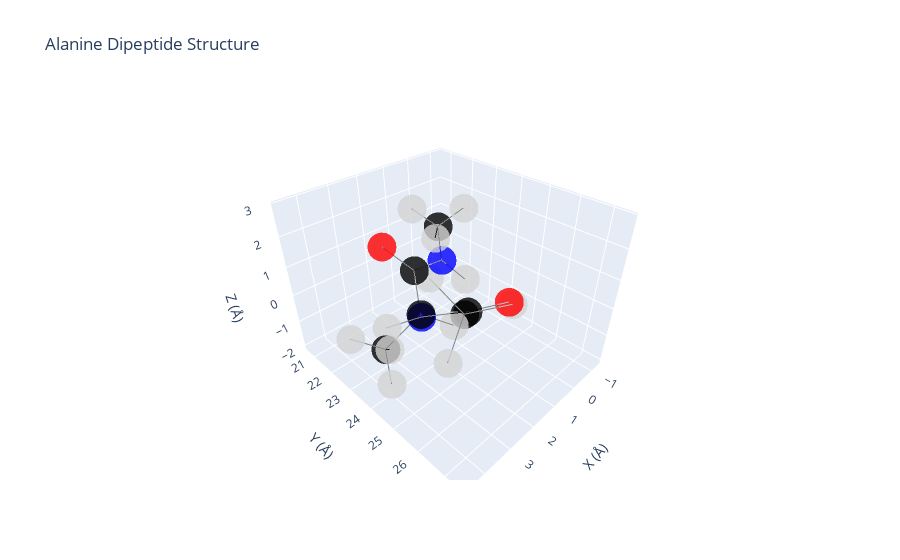

Here is the notebook cell this chart was saved with:
### Code cell
def pdb_to_xyz(pdbfile):
    """Convert PDB file to xyz coordinates, atom types, and atom info"""
    parser = PDBParser(QUIET=True)
    structure = parser.get_structure('protein', pdbfile)
    
    # Get coordinates, atom types and atom info
    coords = []
    atom_types = []
    atom_info = []
    
    for model in structure:
        for chain in model:
            for residue in chain:
                for atom in residue:
                    coords.append(atom.get_coord())
                    atom_types.append(atom.element)
                    atom_info.append(f"{atom.get_name()} from {residue.get_resname()} (residue {residue.get_id()[1]})")
                    
    coords = np.array(coords)
    
    return coords, atom_types, atom_info

def find_bonds(coords, atom_types, max_dist=2.0):
    """Find bonds between atoms based on distance criteria"""
    bonds = []
    n_atoms = len(coords)
    
    # Typical bond lengths (in Angstroms)
    bond_lengths = {
        ('C', 'C'): 1.54,
        ('C', 'N'): 1.47,
        ('C', 'O'): 1.43,
        ('C', 'H'): 1.09,
        ('N', 'H'): 1.01,
        ('O', 'H'): 0.96
    }
    
    # Make bond lengths symmetric
    for (a1, a2), dist in list(bond_lengths.items()):
        bond_lengths[(a2, a1)] = dist
    
    # Calculate distances between all pairs of atoms
    for i in range(n_atoms):
        for j in range(i+1, n_atoms):
            # Skip if both atoms are hydrogen
            if atom_types[i] == 'H' and atom_types[j] == 'H':
                continue
                
            dist = np.linalg.norm(coords[i] - coords[j])
            
            # Get expected bond length
            expected_length = bond_lengths.get((atom_types[i], atom_types[j]), 1.5)
            
            # Add bond if distance is within tolerance of expected length
            if dist < expected_length * 1.3:  # 30% tolerance
                bonds.append((i, j))
                
    return bonds

# Convert PDB to xyz coordinates
coords, atom_types, atom_info = pdb_to_xyz("alanine_dipeptide_nowater.pdb")

# Find bonds
bonds = find_bonds(coords, atom_types)

# Save coordinates to xyz file
with open('alanine_dipeptide.xyz', 'w') as f:
    f.write(f"{len(coords)}\n")
    f.write("Alanine dipeptide structure\n")
    for atom_type, coord in zip(atom_types, coords):
        f.write(f"{atom_type:2s} {coord[0]:10.6f} {coord[1]:10.6f} {coord[2]:10.6f}\n")

### Figure 1 — Plotly figure (JSON) as saved in the notebook; plotly's stock layout.template omitted (floating-point values rounded to 4 significant figures)
{"data": [{"hoverinfo": "text", "marker": {"color": ["lightgray", "black", "lightgray", "lightgray", "black", "red", "blue", "lightgray", "black", "lightgray", "black", "lightgray", "lightgray", "lightgray", "black", "red", "blue", "lightgray", "black", "lightgray", "lightgray", "lightgray"], "opacity": 0.8, "size": 10}, "mode": "markers", "text": ["Atom 0: HH31 from ACE (residue 1)", "Atom 1: CH3 from ACE (residue 1)", "Atom 2: HH32 from ACE (residue 1)", "Atom 3: HH33 from ACE (residue 1)", "Atom 4: C from ACE (residue 1)", "Atom 5: O from ACE (residue 1)", "Atom 6: N from ALA (residue 2)", "Atom 7: H from ALA (residue 2)", "Atom 8: CA from ALA (residue 2)", "Atom 9: HA from ALA (residue 2)", "Atom 10: CB from ALA (residue 2)", "Atom 11: HB1 from ALA (residue 2)", "Atom 12: HB2 from ALA (residue 2)", "Atom 13: HB3 from ALA (residue 2)", "Atom 14: C from ALA (residue 2)", "Atom 15: O from ALA (residue 2)", "Atom 16: N from NME (residue 3)", "Atom 17: H from NME (residue 3)", "Atom 18: CH3 from NME (residue 3)", "Atom 19: HH31 from NME (residue 3)", "Atom 20: HH32 from NME (residue 3)", "Atom 21: HH33 from NME (residue 3)"], "type": "scatter3d", "x": [3.225, 3.72, 4.088, 4.557, 2.77, 1.6, 3.27, 4.259, 2.48, 1.733, 3.47, 4.219, 2.922, 3.963, 1.73, 2.34, 0.4, -0.008, -0.47, 0.112, -1.29, -0.873], "y": [27.43, 26.57, 25.91, 26.91, 25.8, 26.15, 24.64, 24.47, 23.69, 24.32, 23.16, 22.52, 22.58, 24.0, 22.59, 21.88, 22.43, 23.12, 21.35, 20.69, 21.79, 20.77], "z": [2.566, 2.11, 2.891, 1.502, 1.23, 1.09, 0.69, 0.81, -0.19, -0.679, -1.27, -0.797, -2.014, -1.756, 0.49, 1.28, 0.21, -0.407, 0.73, 1.376, 1.3, -0.103]}, {"hoverinfo": "none", "line": {"color": "gray", "width": 2}, "mode": "lines", "type": "scatter3d", "x": [3.225, 3.72], "y": [27.43, 26.57], "z": [2.566, 2.11]}, {"hoverinfo": "none", "line": {"color": "gray", "width": 2}, "mode": "lines", "type": "scatter3d", "x": [3.72, 4.088], "y": [26.57, 25.91], "z": [2.11, 2.891]}, {"hoverinfo": "none", "line": {"color": "gray", "width": 2}, "mode": "lines", "type": "scatter3d", "x": [3.72, 4.557], "y": [26.57, 26.91], "z": [2.11, 1.502]}, {"hoverinfo": "none", "line": {"color": "gray", "width": 2}, "mode": "lines", "type": "scatter3d", "x": [3.72, 2.77], "y": [26.57, 25.8], "z": [2.11, 1.23]}, {"hoverinfo": "none", "line": {"color": "gray", "width": 2}, "mode": "lines", "type": "scatter3d", "x": [2.77, 1.6], "y": [25.8, 26.15], "z": [1.23, 1.09]}, {"hoverinfo": "none", "line": {"color": "gray", "width": 2}, "mode": "lines", "type": "scatter3d", "x": [2.77, 3.27], "y": [25.8, 24.64], "z": [1.23, 0.69]}, {"hoverinfo": "none", "line": {"color": "gray", "width": 2}, "mode": "lines", "type": "scatter3d", "x": [3.27, 4.259], "y": [24.64, 24.47], "z": [0.69, 0.81]}, {"hoverinfo": "none", "line": {"color": "gray", "width": 2}, "mode": "lines", "type": "scatter3d", "x": [3.27, 2.48], "y": [24.64, 23.69], "z": [0.69, -0.19]}, {"hoverinfo": "none", "line": {"color": "gray", "width": 2}, "mode": "lines", "type": "scatter3d", "x": [2.48, 1.733], "y": [23.69, 24.32], "z": [-0.19, -0.679]}, {"hoverinfo": "none", "line": {"color": "gray", "width": 2}, "mode": "lines", "type": "scatter3d", "x": [2.48, 3.47], "y": [23.69, 23.16], "z": [-0.19, -1.27]}, {"hoverinfo": "none", "line": {"color": "gray", "width": 2}, "mode": "lines", "type": "scatter3d", "x": [2.48, 1.73], "y": [23.69, 22.59], "z": [-0.19, 0.49]}, {"hoverinfo": "none", "line": {"color": "gray", "width": 2}, "mode": "lines", "type": "scatter3d", "x": [3.47, 4.219], "y": [23.16, 22.52], "z": [-1.27, -0.797]}, {"hoverinfo": "none", "line": {"color": "gray", "width": 2}, "mode": "lines", "type": "scatter3d", "x": [3.47, 2.922], "y": [23.16, 22.58], "z": [-1.27, -2.014]}, {"hoverinfo": "none", "line": {"color": "gray", "width": 2}, "mode": "lines", "type": "scatter3d", "x": [3.47, 3.963], "y": [23.16, 24.0], "z": [-1.27, -1.756]}, {"hoverinfo": "none", "line": {"color": "gray", "width": 2}, "mode": "lines", "type": "scatter3d", "x": [1.73, 2.34], "y": [22.59, 21.88], "z": [0.49, 1.28]}, {"hoverinfo": "none", "line": {"color": "gray", "width": 2}, "mode": "lines", "type": "scatter3d", "x": [1.73, 0.4], "y": [22.59, 22.43], "z": [0.49, 0.21]}, {"hoverinfo": "none", "line": {"color": "gray", "width": 2}, "mode": "lines", "type": "scatter3d", "x": [0.4, -0.008], "y": [22.43, 23.12], "z": [0.21, -0.407]}, {"hoverinfo": "none", "line": {"color": "gray", "width": 2}, "mode": "lines", "type": "scatter3d", "x": [0.4, -0.47], "y": [22.43, 21.35], "z": [0.21, 0.73]}, {"hoverinfo": "none", "line": {"color": "gray", "width": 2}, "mode": "lines", "type": "scatter3d", "x": [-0.47, 0.112], "y": [21.35, 20.69], "z": [0.73, 1.376]}, {"hoverinfo": "none", "line": {"color": "gray", "width": 2}, "mode": "lines", "type": "scatter3d", "x": [-0.47, -1.29], "y": [21.35, 21.79], "z": [0.73, 1.3]}, {"hoverinfo": "none", "line": {"color": "gray", "width": 2}, "mode": "lines", "type": "scatter3d", "x": [-0.47, -0.873], "y": [21.35, 20.77], "z": [0.73, -0.103]}], "layout": {"scene": {"xaxis": {"title": {"text": "X (Å)"}}, "yaxis": {"title": {"text": "Y (Å)"}}, "zaxis": {"title": {"text": "Z (Å)"}}}, "showlegend": false, "title": {"text": "Alanine Dipeptide Structure"}}}
